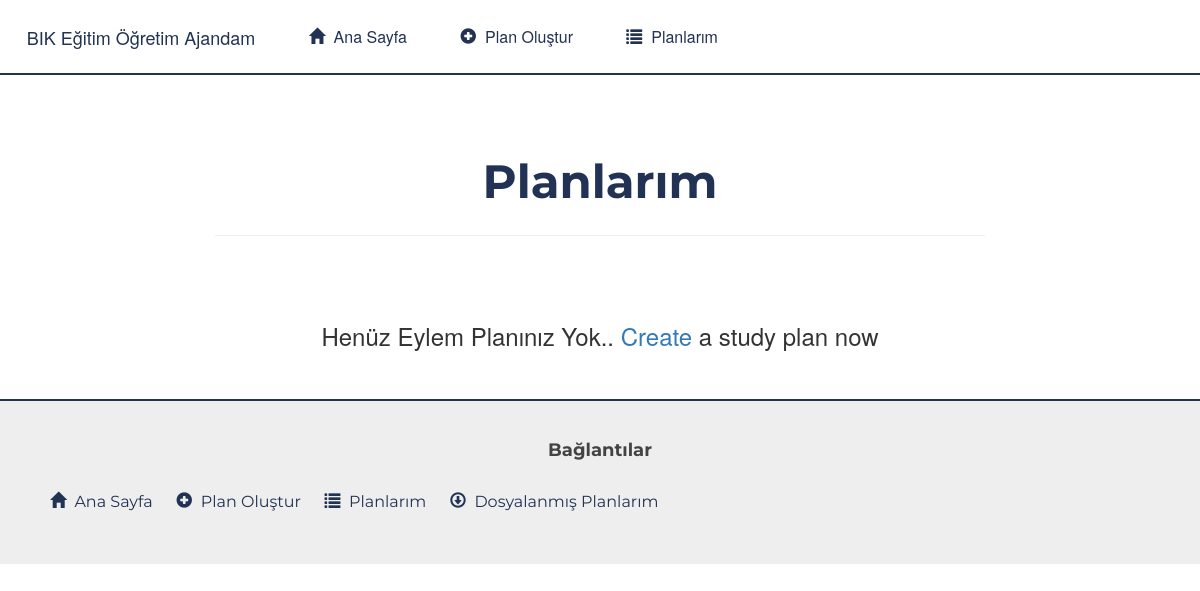
The app's page /planner/my-plans/, older data.
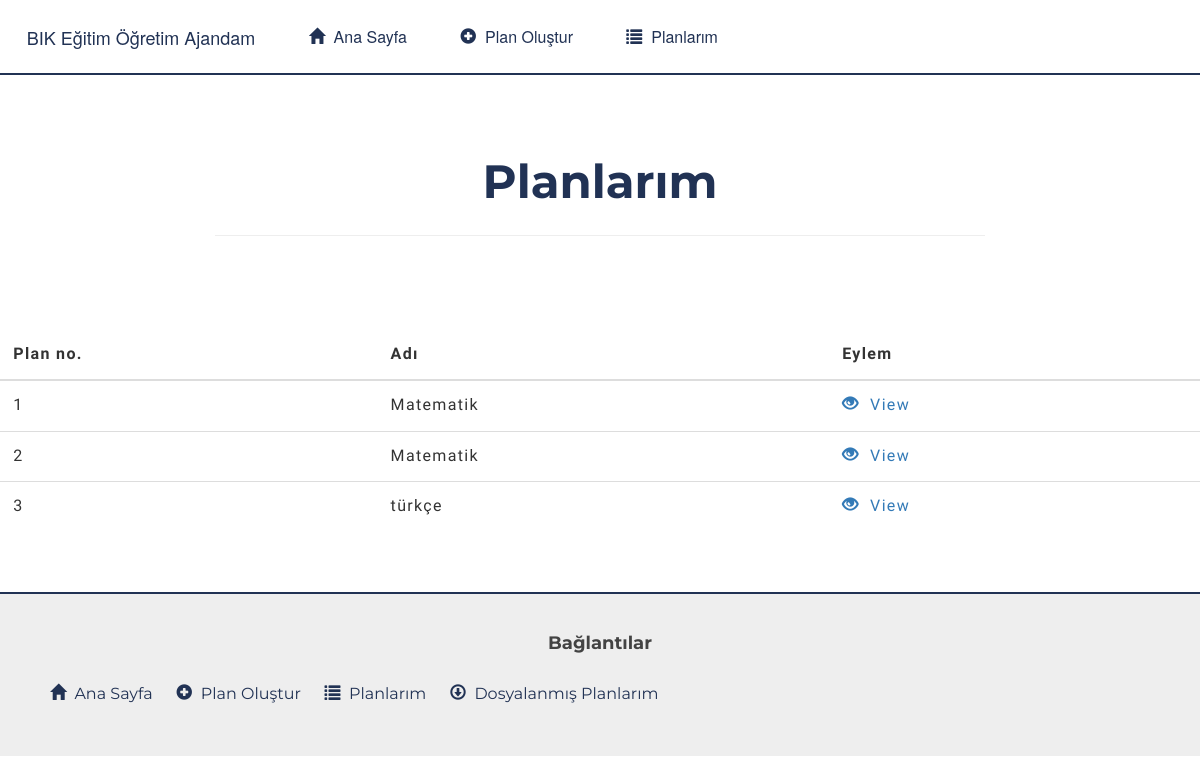
The same page, newer data.
### studyplanner/models.py (models this page shows, shortened)
class Plan(models.Model):
	name = models.CharField(max_length=100,null=False,blank=False)
	is_completed = models.BooleanField(default=False)
	description = models.TextField(default='')
	deadline = models.DateField(default=datetime.date.today)
	completed_subjects = models.IntegerField(default=0)
	completed_paths = models.IntegerField(default=0)
	completed_on = models.DateField(default=datetime.date.today)
	archived = models.BooleanField(default=False)
	class Meta:
		ordering = ['is_completed']

### studyplanner/views.py (the view)
def my_plans(request):
	plans = Plan.objects.filter(archived=False)
	return render(request, 'studyplanner/my_plans.html', {'plans':plans})

### studyplanner/templates/studyplanner/my_plans.html (shortened to what this page needs)
{% extends 'studyplanner/base.html' %}
{% block content %}
<div class="container-fluid">
	<div class="pageBody">
		<div class="row">
			<div class="col-sm-offset-2 col-md-offset-2 col-sm-8 col-md-8">
				<div class="text-center" style="padding-top:35pt; padding-bottom: 35pt;">
					<b class="extraBig">Planlarım</b>
					<hr>
				</div>
			</div>
		</div>
		<div class="panels">
			{% if plans.count > 0 %}
				<div class="row">
					<div class="table-responsive dataTable">
						<table class="table table-hover">
							<thead>
								<tr>
									<th>Plan no.</th>
									<th>Adı</th>
									<th>Eylem</th>
								</tr>
							</thead>
							<tbody>
								{% for plan in plans %}
									<tr>
										<td>{{ forloop.counter }}</td>
										<td>{{ plan.name }}</td>
										<td><a href="{% url 'studyplanner:plan-detail' pk=plan.pk %}"><span class="glyphicon glyphicon-eye-open"></span>&nbsp; View</a></td>
									</tr>
								{% endfor %}
							</tbody>
						</table>
					</div>
				</div>
			{% else %}
				<div class="text-center">
					<h3>Henüz Eylem Planınız Yok.. <a href="{% url 'studyplanner:create-plan' %}">Create</a> a study plan now</h3>
				</div>
			{% endif %}
		</div>
	</div>
</div>
{% endblock %}

### studyplanner/templates/studyplanner/base.html (shortened to what this page needs)
<!DOCTYPE html>
<html>
    <head>
        {% load staticfiles %}
        <link rel="stylesheet" href="https://maxcdn.bootstrapcdn.com/bootstrap/3.3.7/css/bootstrap.min.css">
        <link rel="stylesheet" href="https://cdnjs.cloudflare.com/ajax/libs/font-awesome/4.7.0/css/font-awesome.min.css">
        <link rel="stylesheet" type="text/css" href="{% static 'studyplanner/css/base.css' %}">
        <link rel="stylesheet" type="text/css" href="{% static 'studyplanner/css/forms.css' %}">
        <link rel="stylesheet" type="text/css" href="{% static 'studyplanner/css/table.css' %}">
        <link rel="stylesheet" type="text/css" href="{% static 'studyplanner/css/modal.css' %}">
        <link rel="stylesheet" type="text/css" href="{% static 'studyplanner/css/plan.css' %}">
    </head>
    <body>
        <nav class="navbar navbar-default">
            <div class="container-fluid">
                <div class="navbar-header">
                    <a class="navbar-brand" href="{% url 'home' %}">BIK Eğitim Öğretim Ajandam</a>
                </div>
                <div class="collapse navbar-collapse" id="navBar">
                    <ul class="nav navbar-nav">
                        <li>
                            <a href="{% url 'home' %}"><span class="glyphicon glyphicon-home"></span>&nbsp; Ana Sayfa</a>
                        </li>
                        <li>
                            <a href="{% url 'studyplanner:create-plan' %}"><span class="glyphicon glyphicon-plus-sign"></span>&nbsp; Plan Oluştur</a>
                        </li>
                        <li>
                            <a href="{% url 'studyplanner:my-plans' %}"><span class="glyphicon glyphicon-list"></span>&nbsp; Planlarım</a>
                        </li>
                    </ul>
                </div>
            </div>
        </nav>
        {% block content %}
        {% endblock %}
        <footer class="container-fluid">
            <div class="container-fluid">
                <div class="row">
                    <div class="col-sm-12 col-md-12 col-xs-12 footerMenu">
                        <h4 class="text-center"><b>Bağlantılar</b></h4>
                        <ul>
                            <li>
                                <a href="{% url 'home' %}"><span class="glyphicon glyphicon-home"></span>&nbsp; Ana Sayfa</a>
                            </li>
                            <li>
                                <a href="{% url 'studyplanner:create-plan' %}"><span class="glyphicon glyphicon-plus-sign"></span>&nbsp; Plan Oluştur</a>
                            </li>
                            <li>
                                <a href="{% url 'studyplanner:my-plans' %}"><span class="glyphicon glyphicon-list"></span>&nbsp; Planlarım</a>
                            </li>
                            <li>
                                <a href="{% url 'studyplanner:archived-plans' %}"><span class="glyphicon glyphicon-download"></span>&nbsp; Dosyalanmış Planlarım</a>
                            </li>
                        </ul>
                    </div>
                </div>
            </div>
        </footer>
    </body>
</html>

### studyplanner/static/studyplanner/css/base.css (style rules this page uses)
.navbar { border-radius: 0; border:0; border-bottom: 2px solid #213254; background-color: #fff !important; }
.navbar-brand { padding: 20pt; }
.navbar-nav li a { padding: 20pt; }
nav a { font-size: 12pt; color: #213254 !important; border-radius: 8px; }
.pageBody { margin-top: 5pt; }
.extraBig { font-family: 'Montserrat', sans-serif; font-size: 35pt; color: #213254; }
footer { font-family: 'Montserrat', sans-serif; position: relative; color: #434343; background-color: #eeeeee; border-top: 2px solid #213254; margin-top: 30pt; }
footer ul { list-style-type: none; margin: 0; padding: 10px; overflow: hidden; float: none; }
footer li { display: inline-block; text-decoration: none; padding: 10px; float: none; border-radius: 6px; }
footer .footerMenu { font-family: 'Montserrat', sans-serif; padding-bottom: 30px; padding-top: 30px; }
footer .footerMenu a { color: #213254; font-size: 12pt; }

### studyplanner/static/studyplanner/css/table.css (style rules this page uses)
.dataTable { margin-top: 20pt; }
table { font-size: 12pt; font-family: 'PT Sans', sans-serif; letter-spacing: 1pt; }
table td,th,tr { padding: 10pt !important; }

Row changes from the older to the newer data that the page shows:
added Plan: name "Matematik"
added Plan: name "Matematik"
added Plan: name "türkçe"
Text that changed along with them:
text no longer shown: "Henüz Eylem Planınız Yok.. Create a study plan now"
text now shown: "Plan no. Adı Eylem"
